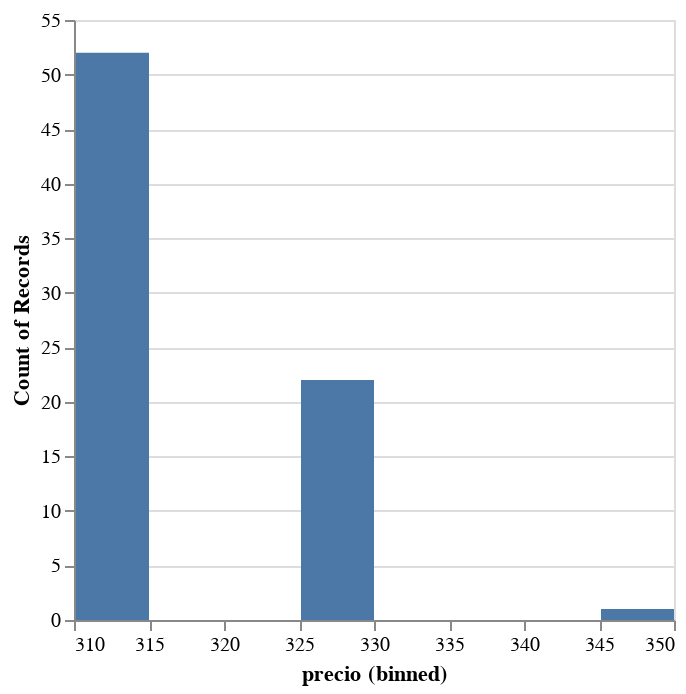

The notebook cell saved with this chart:
### Code cell
alt.Chart(info).mark_bar().encode(
    x=alt.X('precio', bin=True),
    y='count()',
    tooltip=['precio','count()']
)
